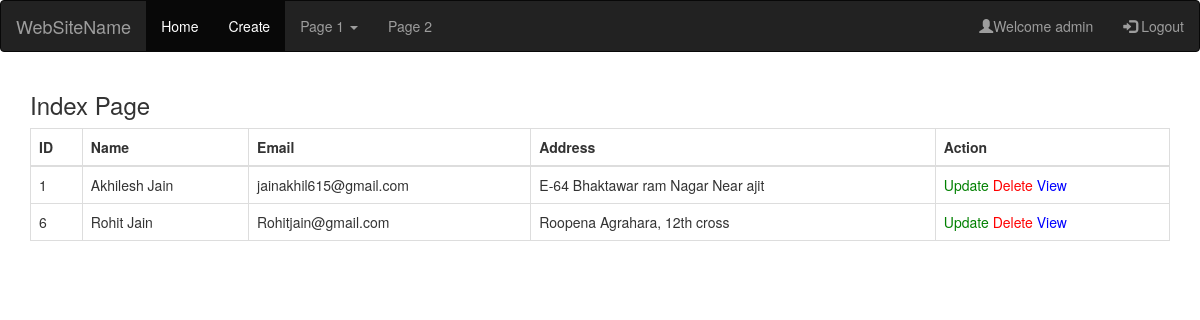
The page /crud/index (signed in) on the database its author committed.
### testapp/models.py (models this page shows)
class Employee(models.Model):
    emp_name = models.CharField(max_length=100)
    emp_email = models.EmailField(unique=True)
    emp_address = models.CharField(max_length=250)
    class Meta:
        db_table = 'employee'

### crud/views.py (the view)
@login_required(login_url='/signin')
def index(req):
    data = Employee.objects.all()
    return render(req, 'crud/index.html', {'data': data})

### crud/templates/crud/index.html (shortened to what this page needs)
{% extends 'header.html' %}
{% block content %}
<h3>Index Page</h3>
<table class="table table-bordered">
    <thead>
    <tr>
        <th>ID</th>
        <th>Name</th>
        <th>Email</th>
        <th>Address</th>
        <th>Action</th>
    </tr>
    </thead>
    <tbody>
    {% for row in data %}
    <tr>
        <td>{{ row.id }}</td>
        <td>{{ row.emp_name }}</td>
        <td>{{ row.emp_email }}</td>
        <td>{{ row.emp_address }}</td>
        <td>
            <a href="/crud/update?id={{row.id}}" style="color:green;">Update</a>
            <a onclick="return deleteItem()" href="/crud/delete?id={{row.id}}" style="color:red;">Delete</a>
            <a href="/crud/view?id={{row.id}}" style="color:blue;">View</a>
        </td>
    </tr>
    {% endfor %}
    </tbody>
</table>
{% endblock %}

### testapp/templates/header.html (shortened to what this page needs)
<!DOCTYPE html>
<html lang="en">
<head>
    <link rel="stylesheet" href="https://maxcdn.bootstrapcdn.com/bootstrap/3.4.0/css/bootstrap.min.css">
</head>
<body>
<nav class="navbar navbar-inverse">
    <div class="container-fluid">
        <div class="navbar-header">
            <a class="navbar-brand" href="#">WebSiteName</a>
        </div>
        <ul class="nav navbar-nav">
            <li class="active"><a href="index">Home</a></li>
            <li class="active"><a href="create">Create</a></li>
            <li class="dropdown"><a class="dropdown-toggle" data-toggle="dropdown" href="#">Page 1 <span
                    class="caret"></span></a>
            </li>
            <li><a href="#">Page 2</a></li>
        </ul>
        <ul class="nav navbar-nav navbar-right">
            {% if request.user.username %}
            <li><a href="#"><span class="glyphicon glyphicon-user"></span>Welcome {{ request.user.username }} </a></li>
            <li><a href="/logout"><span class="glyphicon glyphicon-log-in"></span> Logout </a></li>
            {% else %}
            <li><a href="/signup"><span class="glyphicon glyphicon-user"></span> Sign Up</a></li>
            <li><a href="/signin"><span class="glyphicon glyphicon-log-in"></span> Login</a></li>
            {% endif %}
        </ul>
    </div>
</nav>
<div class="container">
    {% block content %}
    {% endblock %}
</div>
</body>
</html>

### rows shown on the page
Employee: id "1", emp_name "Akhilesh Jain", emp_email "jainakhil615@gmail.com", emp_address "E-64 Bhaktawar ram Nagar Near ajit"
Employee: id "6", emp_name "Rohit Jain", emp_email "Rohitjain@gmail.com", emp_address "Roopena Agrahara, 12th cross"

### other values the page prints
{{ request.user.username }} "admin"
